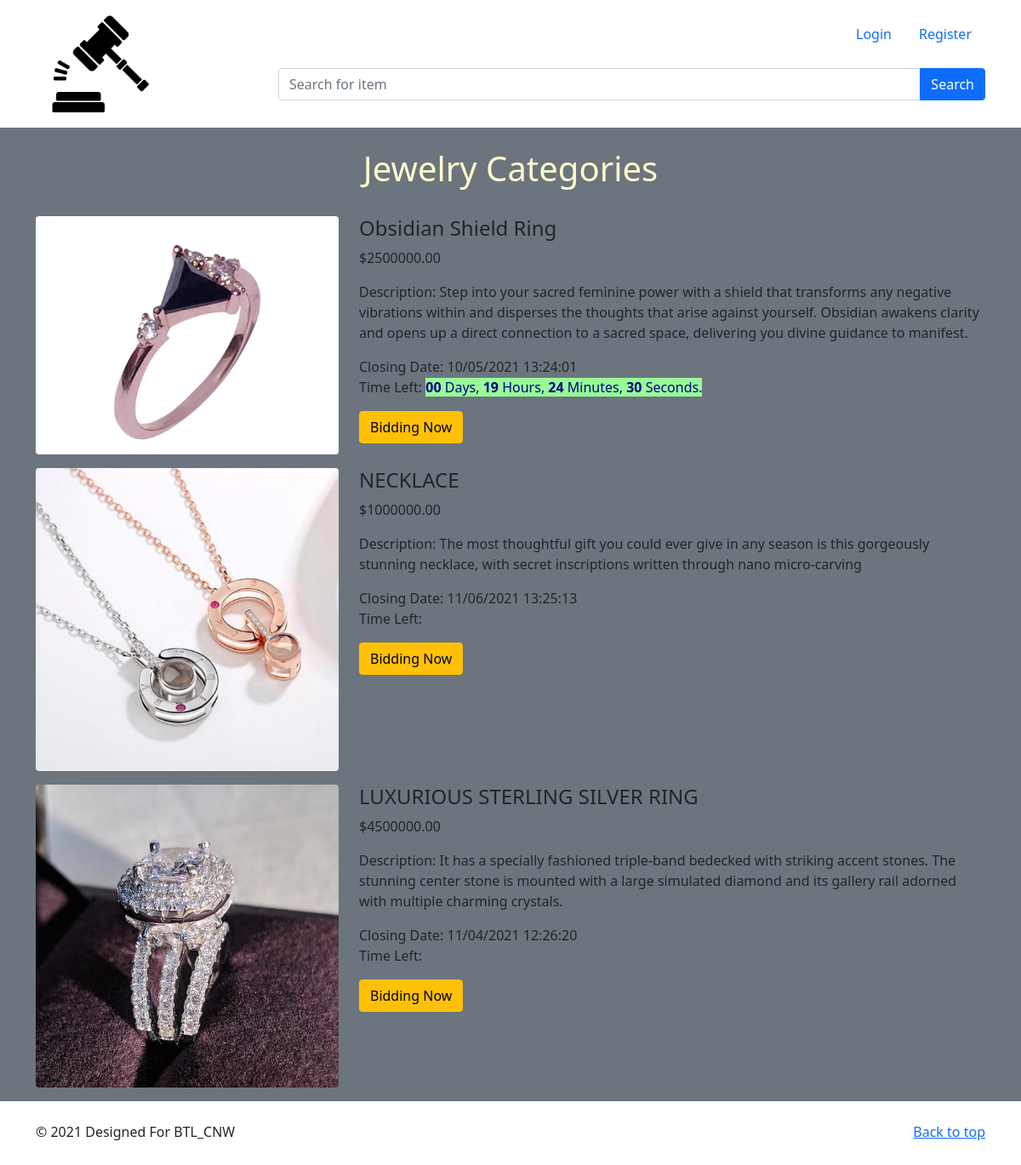
/categories-jewelry.php, run on the app's committed database.
### tables this page shows
CREATE TABLE `dbo_items` (
  `id` int(10) UNSIGNED NOT NULL,
  `title` varchar(100) NOT NULL,
  `description` text NOT NULL,
  `price` decimal(10,2) NOT NULL,
  `image_name` varchar(255) NOT NULL,
  `categories_id` int(10) UNSIGNED NOT NULL,
  `closing_date` datetime NOT NULL,
  `featured` varchar(10) NOT NULL,
  `active` varchar(10) NOT NULL
);

### categories-jewelry.php (the view, shortened to what this page needs)
<?php include('display-front/header.php');?>
<section class="item-menu bg-secondary">
    <div class="container">
        <center>
            <br>
            <h1 style="color:lemonchiffon;">Jewelry Categories</h1>
            <br>
        </center>
        <?php
        include('config/config.php');
        $sql2 = "SELECT * FROM dbo_items WHERE categories_id=7";
        $res2 = mysqli_query($conn, $sql2);
        $count2 = mysqli_num_rows($res2);
        if ($count2 > 0) {
            while ($row2 = mysqli_fetch_assoc($res2)) {
                $id = $row2['id'];
                $title = $row2['title'];
                $price = $row2['price'];
                $image_name = $row2['image_name'];
                $description = $row2['description'];
                $closedate = date_format(date_create($row2['closing_date']), 'm/d/Y H:i:s');
        ?>
                <div class="row">
                    <div class="col-md-4 mb-3">
                        <?php
                        if ($image_name == "") {
                            echo "<div class='error'>Image not Available.</div>";
                        } else {
                        ?>
                            <img src="images/items/<?php echo $image_name; ?>" alt="" class="img-fluid rounded">
                        <?php
                        }
                        ?>
                    </div>
                    <div class="col-md-8 mb-3">
                        <h4><?php echo $title; ?></h4>
                        <p>$<?php echo $price; ?></p>
                        <p>Description: <?php echo $description; ?> </p>
                        <?php echo "Closing Date: " . $closedate; ?>
                        <p>Time Left:
                        </p>
                        <a href="order.php?item_id=<?php echo $id; ?>" class="btn btn-warning">Bidding Now</a>
                    </div>
                </div>
        <?php
            }
        } else {
            echo "<div class='error'>Things not Available.</div>";
        }
        ?>
    </div>
</section>
<?php include('display-front/footer.php'); ?>

### css/style.css (style rules this page uses)
body { padding-bottom: 3rem; }

### data on the page
dbo_items: image_name (picture), title "Obsidian Shield Ring", price "2500000.00", description "Step into your sacred feminine power with a shield that transforms any negative vibrations within and disperses the thoughts that arise against yourself. Obsidian awakens clarity and opens up a direct connection to a sacred space, delivering you divine guidance to manifest.", closing_date "10/05/2021 13:24:01"
dbo_items: image_name (picture), title "NECKLACE", price "1000000.00", description "The most thoughtful gift you could ever give in any season is this gorgeously stunning necklace, with secret inscriptions written through nano micro-carving", closing_date "11/06/2021 13:25:13"
dbo_items: image_name (picture), title "LUXURIOUS STERLING SILVER RING", price "4500000.00", description "It has a specially fashioned triple-band bedecked with striking accent stones. The stunning center stone is mounted with a large simulated diamond and its gallery rail adorned with multiple charming crystals.", closing_date "11/04/2021 12:26:20"
